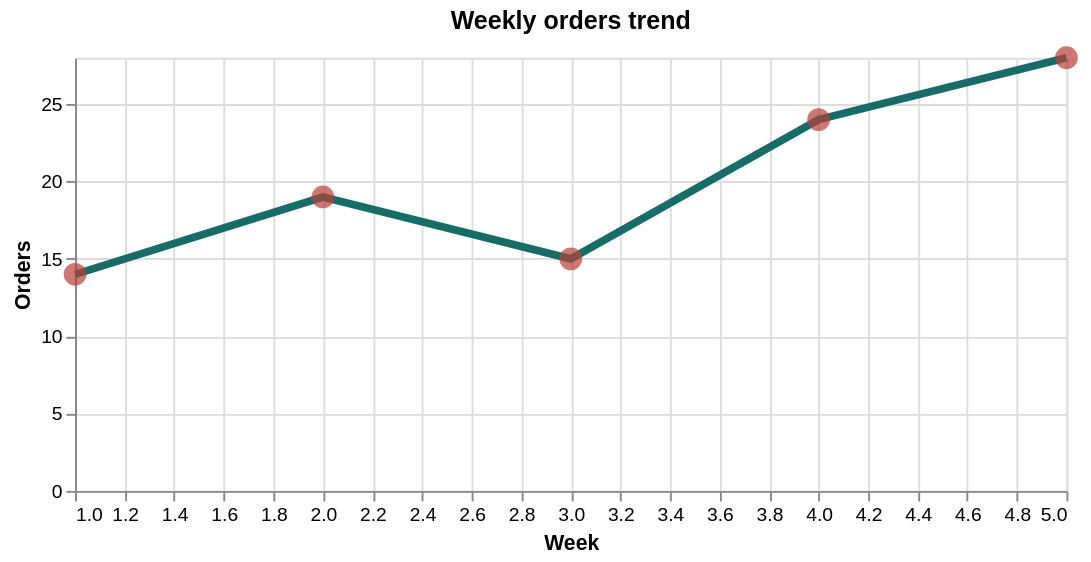

The notebook cell this image was saved under:
### Code cell
chart_data = alt.Data(values=[
    {"week": 1, "orders": 14}, {"week": 2, "orders": 19},
    {"week": 3, "orders": 15}, {"week": 4, "orders": 24},
    {"week": 5, "orders": 28},
])
base = alt.Chart(chart_data).encode(
    x=alt.X("week:Q", title="Week", scale=alt.Scale(zero=False)),
    y=alt.Y("orders:Q", title="Orders"),
)
chart = (base.mark_line(strokeWidth=4, color="#176c68")
         + base.mark_point(filled=True, size=140, color="#b54036")).properties(
    title="Weekly orders trend", width=515, height=225,
)
display(spec_to_mimebundle(chart.to_dict(), "vega-lite", mode="vega-lite", vegalite_version="6.4"), raw=True)

### Figure 1 — Vega-Lite specification as saved in the notebook (floating-point values rounded to 4 significant figures)
{"$schema": "https://vega.github.io/schema/vega-lite/v6.4.1.json", "config": {"view": {"continuousHeight": 300, "continuousWidth": 300}}, "data": {"values": [{"orders": 14, "week": 1}, {"orders": 19, "week": 2}, {"orders": 15, "week": 3}, {"orders": 24, "week": 4}, {"orders": 28, "week": 5}]}, "height": 225, "layer": [{"encoding": {"x": {"field": "week", "scale": {"zero": false}, "title": "Week", "type": "quantitative"}, "y": {"field": "orders", "title": "Orders", "type": "quantitative"}}, "mark": {"color": "#176c68", "strokeWidth": 4, "type": "line"}}, {"encoding": {"x": {"field": "week", "scale": {"zero": false}, "title": "Week", "type": "quantitative"}, "y": {"field": "orders", "title": "Orders", "type": "quantitative"}}, "mark": {"color": "#b54036", "filled": true, "size": 140, "type": "point"}}], "title": "Weekly orders trend", "width": 515}
